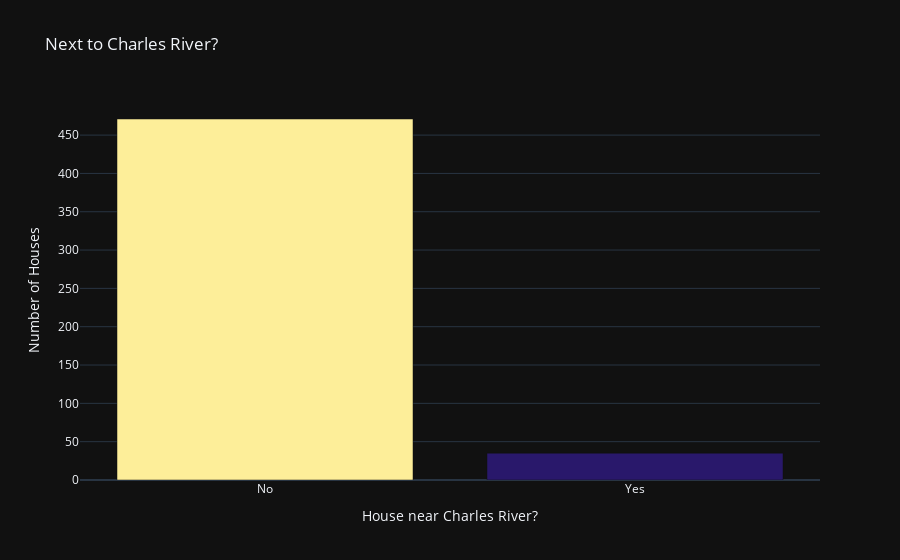

Write notebook code for a chart like this one.
### Markdown cell above
#### Next to the River? ⛵️

**Challenge**

Create a bar chart with plotly for CHAS to show many more homes are away from the river versus next to it. The bar chart should look something like this:

<img src=https://i.imgur.com/AHwoQ6l.png height=350>

You can make your life easier by providing a list of values for the x-axis (e.g., `x=['No', 'Yes']`)

### Code cell
bar = px.bar(
    data.CHAS,
    x=['No', 'Yes'],
    y=data.CHAS.value_counts().values,
    color=data.CHAS.value_counts().values,
    color_continuous_scale=px.colors.sequential.haline,
    title='Next to Charles River?'

)

bar.update_layout(
    xaxis_title='House near Charles River?',
    yaxis_title='Number of Houses',
    coloraxis_showscale=False
)

bar.show()

### Figure 1 — Plotly figure (JSON) as saved in the notebook; plotly's stock layout.template omitted (floating-point values rounded to 4 significant figures)
{"data": [{"alignmentgroup": "True", "hovertemplate": "x=%{x}<br>y=%{y}<br>color=%{marker.color}<extra></extra>", "legendgroup": "", "marker": {"color": [471, 35], "coloraxis": "coloraxis", "pattern": {"shape": ""}}, "name": "", "offsetgroup": "", "orientation": "v", "showlegend": false, "textposition": "auto", "x": ["No", "Yes"], "xaxis": "x", "y": [471, 35], "yaxis": "y", "type": "bar"}], "layout": {"xaxis": {"anchor": "y", "domain": [0.0, 1.0], "title": {"text": "House near Charles River?"}}, "yaxis": {"anchor": "x", "domain": [0.0, 1.0], "title": {"text": "Number of Houses"}}, "coloraxis": {"colorbar": {"title": {"text": "color"}}, "colorscale": [[0.0, "rgb(41, 24, 107)"], [0.09091, "rgb(42, 35, 160)"], [0.1818, "rgb(15, 71, 153)"], [0.2727, "rgb(18, 95, 142)"], [0.3636, "rgb(38, 116, 137)"], [0.4545, "rgb(53, 136, 136)"], [0.5455, "rgb(65, 157, 133)"], [0.6364, "rgb(81, 178, 124)"], [0.7273, "rgb(111, 198, 107)"], [0.8182, "rgb(160, 214, 91)"], [0.9091, "rgb(212, 225, 112)"], [1.0, "rgb(253, 238, 153)"]], "showscale": false}, "legend": {"tracegroupgap": 0}, "title": {"text": "Next to Charles River?"}, "barmode": "relative"}}
